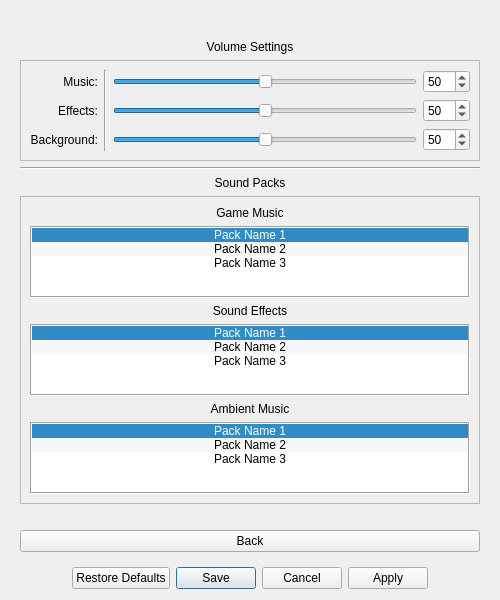
<?xml version="1.0" encoding="UTF-8"?>
<ui version="4.0">
 <class>Dialog</class>
 <widget class="QDialog" name="Dialog">
  <property name="windowModality">
   <enum>Qt::WindowModality::ApplicationModal</enum>
  </property>
  <property name="geometry">
   <rect>
    <x>0</x>
    <y>0</y>
    <width>500</width>
    <height>600</height>
   </rect>
  </property>
  <property name="windowTitle">
   <string>Dialog</string>
  </property>
  <property name="modal">
   <bool>true</bool>
  </property>
  <layout class="QVBoxLayout" name="verticalLayout">
   <item>
    <widget class="QStackedWidget" name="stackedWidget">
     <property name="currentIndex">
      <number>2</number>
     </property>
     <widget class="QWidget" name="page">
      <layout class="QGridLayout" name="gridLayout" rowstretch="3,2,2,2,3" columnstretch="1,2,1">
       <item row="2" column="1">
        <widget class="QPushButton" name="audioButton">
         <property name="sizePolicy">
          <sizepolicy hsizetype="Minimum" vsizetype="Preferred">
           <horstretch>0</horstretch>
           <verstretch>0</verstretch>
          </sizepolicy>
         </property>
         <property name="font">
          <font>
           <pointsize>18</pointsize>
           <bold>true</bold>
          </font>
         </property>
         <property name="text">
          <string>Audio Options</string>
         </property>
        </widget>
       </item>
       <item row="2" column="0">
        <spacer name="horizontalSpacer">
         <property name="orientation">
          <enum>Qt::Orientation::Horizontal</enum>
         </property>
         <property name="sizeHint" stdset="0">
          <size>
           <width>40</width>
           <height>20</height>
          </size>
         </property>
        </spacer>
       </item>
       <item row="4" column="1">
        <spacer name="verticalSpacer_2">
         <property name="orientation">
          <enum>Qt::Orientation::Vertical</enum>
         </property>
         <property name="sizeHint" stdset="0">
          <size>
           <width>20</width>
           <height>40</height>
          </size>
         </property>
        </spacer>
       </item>
       <item row="0" column="1">
        <spacer name="verticalSpacer">
         <property name="orientation">
          <enum>Qt::Orientation::Vertical</enum>
         </property>
         <property name="sizeHint" stdset="0">
          <size>
           <width>20</width>
           <height>40</height>
          </size>
         </property>
        </spacer>
       </item>
       <item row="3" column="1">
        <widget class="QPushButton" name="graphicsButton">
         <property name="sizePolicy">
          <sizepolicy hsizetype="Minimum" vsizetype="Preferred">
           <horstretch>0</horstretch>
           <verstretch>0</verstretch>
          </sizepolicy>
         </property>
         <property name="font">
          <font>
           <pointsize>18</pointsize>
           <bold>true</bold>
          </font>
         </property>
         <property name="text">
          <string>Graphical Options</string>
         </property>
        </widget>
       </item>
       <item row="1" column="1">
        <widget class="QPushButton" name="gameplayButton">
         <property name="sizePolicy">
          <sizepolicy hsizetype="Minimum" vsizetype="Preferred">
           <horstretch>0</horstretch>
           <verstretch>0</verstretch>
          </sizepolicy>
         </property>
         <property name="font">
          <font>
           <pointsize>18</pointsize>
           <bold>true</bold>
          </font>
         </property>
         <property name="text">
          <string>Gameplay Options</string>
         </property>
        </widget>
       </item>
       <item row="2" column="2">
        <spacer name="horizontalSpacer_2">
         <property name="orientation">
          <enum>Qt::Orientation::Horizontal</enum>
         </property>
         <property name="sizeHint" stdset="0">
          <size>
           <width>40</width>
           <height>20</height>
          </size>
         </property>
        </spacer>
       </item>
      </layout>
     </widget>
     <widget class="QWidget" name="page_2">
      <layout class="QVBoxLayout" name="verticalLayout_2" stretch="1,0,1,1,0">
       <item>
        <spacer name="verticalSpacer_3">
         <property name="orientation">
          <enum>Qt::Orientation::Vertical</enum>
         </property>
         <property name="sizeHint" stdset="0">
          <size>
           <width>20</width>
           <height>40</height>
          </size>
         </property>
        </spacer>
       </item>
       <item>
        <widget class="QLabel" name="label">
         <property name="text">
          <string>Information Utilities</string>
         </property>
         <property name="alignment">
          <set>Qt::AlignmentFlag::AlignCenter</set>
         </property>
        </widget>
       </item>
       <item>
        <widget class="QFrame" name="frame">
         <property name="frameShape">
          <enum>QFrame::Shape::StyledPanel</enum>
         </property>
         <property name="frameShadow">
          <enum>QFrame::Shadow::Raised</enum>
         </property>
         <layout class="QGridLayout" name="gridLayout_2">
          <item row="1" column="2">
           <widget class="QComboBox" name="UnitDataComboBox">
            <item>
             <property name="text">
              <string>None</string>
             </property>
            </item>
            <item>
             <property name="text">
              <string>Less Information</string>
             </property>
            </item>
            <item>
             <property name="text">
              <string>More Information</string>
             </property>
            </item>
           </widget>
          </item>
          <item row="0" column="0">
           <widget class="QLabel" name="label_2">
            <property name="text">
             <string>Debugging Mode:</string>
            </property>
            <property name="alignment">
             <set>Qt::AlignmentFlag::AlignRight|Qt::AlignmentFlag::AlignTrailing|Qt::AlignmentFlag::AlignVCenter</set>
            </property>
           </widget>
          </item>
          <item row="0" column="2">
           <widget class="QComboBox" name="DebuggingModeComboBox">
            <item>
             <property name="text">
              <string>None</string>
             </property>
            </item>
            <item>
             <property name="text">
              <string>Basic</string>
             </property>
            </item>
            <item>
             <property name="text">
              <string>Advanced</string>
             </property>
            </item>
           </widget>
          </item>
          <item row="1" column="0">
           <widget class="QLabel" name="label_3">
            <property name="text">
             <string>Unit Data Displays:</string>
            </property>
            <property name="alignment">
             <set>Qt::AlignmentFlag::AlignRight|Qt::AlignmentFlag::AlignTrailing|Qt::AlignmentFlag::AlignVCenter</set>
            </property>
           </widget>
          </item>
          <item row="2" column="0">
           <widget class="QLabel" name="label_4">
            <property name="text">
             <string>Foe Data Displays:</string>
            </property>
            <property name="alignment">
             <set>Qt::AlignmentFlag::AlignRight|Qt::AlignmentFlag::AlignTrailing|Qt::AlignmentFlag::AlignVCenter</set>
            </property>
           </widget>
          </item>
          <item row="0" column="1" rowspan="3">
           <widget class="Line" name="line_2">
            <property name="orientation">
             <enum>Qt::Orientation::Vertical</enum>
            </property>
           </widget>
          </item>
          <item row="2" column="2">
           <widget class="QComboBox" name="FoeDataComboBox">
            <item>
             <property name="text">
              <string>None</string>
             </property>
            </item>
            <item>
             <property name="text">
              <string>Less Information</string>
             </property>
            </item>
            <item>
             <property name="text">
              <string>More Information</string>
             </property>
            </item>
           </widget>
          </item>
         </layout>
        </widget>
       </item>
       <item>
        <spacer name="verticalSpacer_4">
         <property name="orientation">
          <enum>Qt::Orientation::Vertical</enum>
         </property>
         <property name="sizeHint" stdset="0">
          <size>
           <width>20</width>
           <height>40</height>
          </size>
         </property>
        </spacer>
       </item>
       <item>
        <widget class="QPushButton" name="pushButton_6">
         <property name="text">
          <string>Back</string>
         </property>
        </widget>
       </item>
      </layout>
     </widget>
     <widget class="QWidget" name="page_3">
      <layout class="QVBoxLayout" name="verticalLayout_3" stretch="1,0,1,0,0,1,1,0">
       <item>
        <spacer name="verticalSpacer_5">
         <property name="orientation">
          <enum>Qt::Orientation::Vertical</enum>
         </property>
         <property name="sizeHint" stdset="0">
          <size>
           <width>20</width>
           <height>40</height>
          </size>
         </property>
        </spacer>
       </item>
       <item>
        <widget class="QLabel" name="label_5">
         <property name="text">
          <string>Volume Settings</string>
         </property>
         <property name="alignment">
          <set>Qt::AlignmentFlag::AlignCenter</set>
         </property>
        </widget>
       </item>
       <item>
        <widget class="QFrame" name="frame_2">
         <property name="frameShape">
          <enum>QFrame::Shape::StyledPanel</enum>
         </property>
         <property name="frameShadow">
          <enum>QFrame::Shadow::Raised</enum>
         </property>
         <layout class="QGridLayout" name="gridLayout_3">
          <item row="1" column="2">
           <widget class="QSlider" name="EffectsSlider">
            <property name="maximum">
             <number>100</number>
            </property>
            <property name="value">
             <number>50</number>
            </property>
            <property name="orientation">
             <enum>Qt::Orientation::Horizontal</enum>
            </property>
           </widget>
          </item>
          <item row="0" column="2">
           <widget class="QSlider" name="MusicSlider">
            <property name="maximum">
             <number>100</number>
            </property>
            <property name="sliderPosition">
             <number>50</number>
            </property>
            <property name="orientation">
             <enum>Qt::Orientation::Horizontal</enum>
            </property>
           </widget>
          </item>
          <item row="1" column="0">
           <widget class="QLabel" name="label_8">
            <property name="text">
             <string>Effects:</string>
            </property>
            <property name="alignment">
             <set>Qt::AlignmentFlag::AlignRight|Qt::AlignmentFlag::AlignTrailing|Qt::AlignmentFlag::AlignVCenter</set>
            </property>
           </widget>
          </item>
          <item row="0" column="1" rowspan="3">
           <widget class="Line" name="line_3">
            <property name="orientation">
             <enum>Qt::Orientation::Vertical</enum>
            </property>
           </widget>
          </item>
          <item row="0" column="0">
           <widget class="QLabel" name="label_7">
            <property name="text">
             <string>Music:</string>
            </property>
            <property name="alignment">
             <set>Qt::AlignmentFlag::AlignRight|Qt::AlignmentFlag::AlignTrailing|Qt::AlignmentFlag::AlignVCenter</set>
            </property>
           </widget>
          </item>
          <item row="2" column="0">
           <widget class="QLabel" name="label_9">
            <property name="text">
             <string>Background:</string>
            </property>
            <property name="alignment">
             <set>Qt::AlignmentFlag::AlignRight|Qt::AlignmentFlag::AlignTrailing|Qt::AlignmentFlag::AlignVCenter</set>
            </property>
           </widget>
          </item>
          <item row="2" column="2">
           <widget class="QSlider" name="BackgroundSlider">
            <property name="maximum">
             <number>100</number>
            </property>
            <property name="value">
             <number>50</number>
            </property>
            <property name="orientation">
             <enum>Qt::Orientation::Horizontal</enum>
            </property>
           </widget>
          </item>
          <item row="0" column="3">
           <widget class="QSpinBox" name="MusicSpinBox">
            <property name="maximum">
             <number>100</number>
            </property>
            <property name="value">
             <number>50</number>
            </property>
           </widget>
          </item>
          <item row="1" column="3">
           <widget class="QSpinBox" name="EffectsSpinBox">
            <property name="maximum">
             <number>100</number>
            </property>
            <property name="value">
             <number>50</number>
            </property>
           </widget>
          </item>
          <item row="2" column="3">
           <widget class="QSpinBox" name="BackgroundSpinBox">
            <property name="maximum">
             <number>100</number>
            </property>
            <property name="value">
             <number>50</number>
            </property>
           </widget>
          </item>
         </layout>
        </widget>
       </item>
       <item>
        <widget class="Line" name="line">
         <property name="orientation">
          <enum>Qt::Orientation::Horizontal</enum>
         </property>
        </widget>
       </item>
       <item>
        <widget class="QLabel" name="label_6">
         <property name="text">
          <string>Sound Packs</string>
         </property>
         <property name="alignment">
          <set>Qt::AlignmentFlag::AlignCenter</set>
         </property>
        </widget>
       </item>
       <item>
        <widget class="QFrame" name="frame_3">
         <property name="frameShape">
          <enum>QFrame::Shape::StyledPanel</enum>
         </property>
         <property name="frameShadow">
          <enum>QFrame::Shadow::Raised</enum>
         </property>
         <layout class="QVBoxLayout" name="verticalLayout_5" stretch="0,1,0,1,0,1">
          <item>
           <widget class="QLabel" name="label_10">
            <property name="text">
             <string>Game Music</string>
            </property>
            <property name="alignment">
             <set>Qt::AlignmentFlag::AlignCenter</set>
            </property>
           </widget>
          </item>
          <item>
           <widget class="QListWidget" name="GameMusicList">
            <property name="layoutDirection">
             <enum>Qt::LayoutDirection::RightToLeft</enum>
            </property>
            <property name="frameShape">
             <enum>QFrame::Shape::Box</enum>
            </property>
            <property name="editTriggers">
             <set>QAbstractItemView::EditTrigger::SelectedClicked</set>
            </property>
            <property name="showDropIndicator" stdset="0">
             <bool>true</bool>
            </property>
            <property name="alternatingRowColors">
             <bool>true</bool>
            </property>
            <property name="selectionMode">
             <enum>QAbstractItemView::SelectionMode::MultiSelection</enum>
            </property>
            <property name="selectionBehavior">
             <enum>QAbstractItemView::SelectionBehavior::SelectRows</enum>
            </property>
            <property name="resizeMode">
             <enum>QListView::ResizeMode::Fixed</enum>
            </property>
            <property name="viewMode">
             <enum>QListView::ViewMode::ListMode</enum>
            </property>
            <property name="modelColumn">
             <number>0</number>
            </property>
            <property name="uniformItemSizes">
             <bool>true</bool>
            </property>
            <property name="selectionRectVisible">
             <bool>false</bool>
            </property>
            <property name="currentRow">
             <number>0</number>
            </property>
            <item>
             <property name="text">
              <string>Pack Name 1</string>
             </property>
             <property name="textAlignment">
              <set>AlignCenter</set>
             </property>
            </item>
            <item>
             <property name="text">
              <string>Pack Name 2</string>
             </property>
             <property name="textAlignment">
              <set>AlignCenter</set>
             </property>
            </item>
            <item>
             <property name="text">
              <string>Pack Name 3</string>
             </property>
             <property name="textAlignment">
              <set>AlignCenter</set>
             </property>
            </item>
           </widget>
          </item>
          <item>
           <widget class="QLabel" name="label_11">
            <property name="text">
             <string>Sound Effects</string>
            </property>
            <property name="alignment">
             <set>Qt::AlignmentFlag::AlignCenter</set>
            </property>
           </widget>
          </item>
          <item>
           <widget class="QListWidget" name="SoundEffectsList">
            <property name="layoutDirection">
             <enum>Qt::LayoutDirection::RightToLeft</enum>
            </property>
            <property name="frameShape">
             <enum>QFrame::Shape::Box</enum>
            </property>
            <property name="editTriggers">
             <set>QAbstractItemView::EditTrigger::SelectedClicked</set>
            </property>
            <property name="showDropIndicator" stdset="0">
             <bool>true</bool>
            </property>
            <property name="alternatingRowColors">
             <bool>true</bool>
            </property>
            <property name="selectionMode">
             <enum>QAbstractItemView::SelectionMode::MultiSelection</enum>
            </property>
            <property name="selectionBehavior">
             <enum>QAbstractItemView::SelectionBehavior::SelectRows</enum>
            </property>
            <property name="resizeMode">
             <enum>QListView::ResizeMode::Fixed</enum>
            </property>
            <property name="viewMode">
             <enum>QListView::ViewMode::ListMode</enum>
            </property>
            <property name="modelColumn">
             <number>0</number>
            </property>
            <property name="uniformItemSizes">
             <bool>true</bool>
            </property>
            <property name="selectionRectVisible">
             <bool>false</bool>
            </property>
            <property name="currentRow">
             <number>0</number>
            </property>
            <item>
             <property name="text">
              <string>Pack Name 1</string>
             </property>
             <property name="textAlignment">
              <set>AlignCenter</set>
             </property>
            </item>
            <item>
             <property name="text">
              <string>Pack Name 2</string>
             </property>
             <property name="textAlignment">
              <set>AlignCenter</set>
             </property>
            </item>
            <item>
             <property name="text">
              <string>Pack Name 3</string>
             </property>
             <property name="textAlignment">
              <set>AlignCenter</set>
             </property>
            </item>
           </widget>
          </item>
          <item>
           <widget class="QLabel" name="label_12">
            <property name="text">
             <string>Ambient Music</string>
            </property>
            <property name="alignment">
             <set>Qt::AlignmentFlag::AlignCenter</set>
            </property>
           </widget>
          </item>
          <item>
           <widget class="QListWidget" name="AmbientList">
            <property name="layoutDirection">
             <enum>Qt::LayoutDirection::RightToLeft</enum>
            </property>
            <property name="frameShape">
             <enum>QFrame::Shape::Box</enum>
            </property>
            <property name="editTriggers">
             <set>QAbstractItemView::EditTrigger::SelectedClicked</set>
            </property>
            <property name="showDropIndicator" stdset="0">
             <bool>true</bool>
            </property>
            <property name="alternatingRowColors">
             <bool>true</bool>
            </property>
            <property name="selectionMode">
             <enum>QAbstractItemView::SelectionMode::MultiSelection</enum>
            </property>
            <property name="selectionBehavior">
             <enum>QAbstractItemView::SelectionBehavior::SelectRows</enum>
            </property>
            <property name="resizeMode">
             <enum>QListView::ResizeMode::Fixed</enum>
            </property>
            <property name="viewMode">
             <enum>QListView::ViewMode::ListMode</enum>
            </property>
            <property name="modelColumn">
             <number>0</number>
            </property>
            <property name="uniformItemSizes">
             <bool>true</bool>
            </property>
            <property name="selectionRectVisible">
             <bool>false</bool>
            </property>
            <property name="currentRow">
             <number>0</number>
            </property>
            <item>
             <property name="text">
              <string>Pack Name 1</string>
             </property>
             <property name="textAlignment">
              <set>AlignCenter</set>
             </property>
            </item>
            <item>
             <property name="text">
              <string>Pack Name 2</string>
             </property>
             <property name="textAlignment">
              <set>AlignCenter</set>
             </property>
            </item>
            <item>
             <property name="text">
              <string>Pack Name 3</string>
             </property>
             <property name="textAlignment">
              <set>AlignCenter</set>
             </property>
            </item>
           </widget>
          </item>
         </layout>
        </widget>
       </item>
       <item>
        <spacer name="verticalSpacer_6">
         <property name="orientation">
          <enum>Qt::Orientation::Vertical</enum>
         </property>
         <property name="sizeHint" stdset="0">
          <size>
           <width>20</width>
           <height>40</height>
          </size>
         </property>
        </spacer>
       </item>
       <item>
        <widget class="QPushButton" name="pushButton_5">
         <property name="text">
          <string>Back</string>
         </property>
        </widget>
       </item>
      </layout>
     </widget>
     <widget class="QWidget" name="page_4">
      <layout class="QVBoxLayout" name="verticalLayout_4" stretch="1,0,1,1,0">
       <item>
        <spacer name="verticalSpacer_7">
         <property name="orientation">
          <enum>Qt::Orientation::Vertical</enum>
         </property>
         <property name="sizeHint" stdset="0">
          <size>
           <width>20</width>
           <height>40</height>
          </size>
         </property>
        </spacer>
       </item>
       <item>
        <widget class="QLabel" name="label_13">
         <property name="text">
          <string>Themes</string>
         </property>
         <property name="alignment">
          <set>Qt::AlignmentFlag::AlignCenter</set>
         </property>
        </widget>
       </item>
       <item>
        <widget class="QFrame" name="frame_4">
         <property name="frameShape">
          <enum>QFrame::Shape::StyledPanel</enum>
         </property>
         <property name="frameShadow">
          <enum>QFrame::Shadow::Raised</enum>
         </property>
         <layout class="QVBoxLayout" name="verticalLayout_6" stretch="0,1,0,1,0,1">
          <item>
           <widget class="QLabel" name="label_14">
            <property name="text">
             <string>Interface Theme</string>
            </property>
            <property name="alignment">
             <set>Qt::AlignmentFlag::AlignCenter</set>
            </property>
           </widget>
          </item>
          <item>
           <widget class="QListWidget" name="InterfaceThemeList">
            <property name="alternatingRowColors">
             <bool>true</bool>
            </property>
            <property name="currentRow">
             <number>0</number>
            </property>
            <item>
             <property name="text">
              <string>Theme Name 1</string>
             </property>
             <property name="textAlignment">
              <set>AlignCenter</set>
             </property>
            </item>
            <item>
             <property name="text">
              <string>Theme Name 2</string>
             </property>
             <property name="textAlignment">
              <set>AlignCenter</set>
             </property>
            </item>
            <item>
             <property name="text">
              <string>Theme Name 3</string>
             </property>
             <property name="textAlignment">
              <set>AlignCenter</set>
             </property>
            </item>
           </widget>
          </item>
          <item>
           <widget class="QLabel" name="label_15">
            <property name="text">
             <string>Unit Theme</string>
            </property>
            <property name="alignment">
             <set>Qt::AlignmentFlag::AlignCenter</set>
            </property>
           </widget>
          </item>
          <item>
           <widget class="QListWidget" name="UnitThemeList">
            <property name="alternatingRowColors">
             <bool>true</bool>
            </property>
            <property name="currentRow">
             <number>0</number>
            </property>
            <item>
             <property name="text">
              <string>Theme Name 1</string>
             </property>
             <property name="textAlignment">
              <set>AlignCenter</set>
             </property>
            </item>
            <item>
             <property name="text">
              <string>Theme Name 2</string>
             </property>
             <property name="textAlignment">
              <set>AlignCenter</set>
             </property>
            </item>
            <item>
             <property name="text">
              <string>Theme Name 3</string>
             </property>
             <property name="textAlignment">
              <set>AlignCenter</set>
             </property>
            </item>
           </widget>
          </item>
          <item>
           <widget class="QLabel" name="label_16">
            <property name="text">
             <string>Environment Theme</string>
            </property>
            <property name="alignment">
             <set>Qt::AlignmentFlag::AlignCenter</set>
            </property>
           </widget>
          </item>
          <item>
           <widget class="QListWidget" name="EnvironmentThemeList">
            <property name="alternatingRowColors">
             <bool>true</bool>
            </property>
            <property name="currentRow">
             <number>0</number>
            </property>
            <item>
             <property name="text">
              <string>Theme Name 1</string>
             </property>
             <property name="textAlignment">
              <set>AlignCenter</set>
             </property>
            </item>
            <item>
             <property name="text">
              <string>Theme Name 2</string>
             </property>
             <property name="textAlignment">
              <set>AlignCenter</set>
             </property>
            </item>
            <item>
             <property name="text">
              <string>Theme Name 3</string>
             </property>
             <property name="textAlignment">
              <set>AlignCenter</set>
             </property>
            </item>
           </widget>
          </item>
         </layout>
        </widget>
       </item>
       <item>
        <spacer name="verticalSpacer_8">
         <property name="orientation">
          <enum>Qt::Orientation::Vertical</enum>
         </property>
         <property name="sizeHint" stdset="0">
          <size>
           <width>20</width>
           <height>40</height>
          </size>
         </property>
        </spacer>
       </item>
       <item>
        <widget class="QPushButton" name="pushButton_4">
         <property name="text">
          <string>Back</string>
         </property>
        </widget>
       </item>
      </layout>
     </widget>
    </widget>
   </item>
   <item>
    <widget class="QDialogButtonBox" name="buttonBox">
     <property name="standardButtons">
      <set>QDialogButtonBox::StandardButton::Apply|QDialogButtonBox::StandardButton::Cancel|QDialogButtonBox::StandardButton::RestoreDefaults|QDialogButtonBox::StandardButton::Save</set>
     </property>
     <property name="centerButtons">
      <bool>true</bool>
     </property>
    </widget>
   </item>
  </layout>
 </widget>
 <resources/>
 <connections>
  <connection>
   <sender>buttonBox</sender>
   <signal>accepted()</signal>
   <receiver>Dialog</receiver>
   <slot>accept()</slot>
   <hints>
    <hint type="sourcelabel">
     <x>249</x>
     <y>578</y>
    </hint>
    <hint type="destinationlabel">
     <x>249</x>
     <y>299</y>
    </hint>
   </hints>
  </connection>
  <connection>
   <sender>buttonBox</sender>
   <signal>rejected()</signal>
   <receiver>Dialog</receiver>
   <slot>reject()</slot>
   <hints>
    <hint type="sourcelabel">
     <x>249</x>
     <y>578</y>
    </hint>
    <hint type="destinationlabel">
     <x>249</x>
     <y>299</y>
    </hint>
   </hints>
  </connection>
  <connection>
   <sender>MusicSlider</sender>
   <signal>valueChanged(int)</signal>
   <receiver>MusicSpinBox</receiver>
   <slot>setValue(int)</slot>
   <hints>
    <hint type="sourcelabel">
     <x>251</x>
     <y>96</y>
    </hint>
    <hint type="destinationlabel">
     <x>435</x>
     <y>96</y>
    </hint>
   </hints>
  </connection>
  <connection>
   <sender>MusicSpinBox</sender>
   <signal>valueChanged(int)</signal>
   <receiver>MusicSlider</receiver>
   <slot>setValue(int)</slot>
   <hints>
    <hint type="sourcelabel">
     <x>435</x>
     <y>96</y>
    </hint>
    <hint type="destinationlabel">
     <x>251</x>
     <y>96</y>
    </hint>
   </hints>
  </connection>
  <connection>
   <sender>EffectsSpinBox</sender>
   <signal>valueChanged(int)</signal>
   <receiver>EffectsSlider</receiver>
   <slot>setValue(int)</slot>
   <hints>
    <hint type="sourcelabel">
     <x>435</x>
     <y>126</y>
    </hint>
    <hint type="destinationlabel">
     <x>251</x>
     <y>126</y>
    </hint>
   </hints>
  </connection>
  <connection>
   <sender>EffectsSlider</sender>
   <signal>valueChanged(int)</signal>
   <receiver>EffectsSpinBox</receiver>
   <slot>setValue(int)</slot>
   <hints>
    <hint type="sourcelabel">
     <x>251</x>
     <y>126</y>
    </hint>
    <hint type="destinationlabel">
     <x>435</x>
     <y>126</y>
    </hint>
   </hints>
  </connection>
  <connection>
   <sender>BackgroundSlider</sender>
   <signal>valueChanged(int)</signal>
   <receiver>BackgroundSpinBox</receiver>
   <slot>setValue(int)</slot>
   <hints>
    <hint type="sourcelabel">
     <x>251</x>
     <y>156</y>
    </hint>
    <hint type="destinationlabel">
     <x>435</x>
     <y>156</y>
    </hint>
   </hints>
  </connection>
  <connection>
   <sender>BackgroundSpinBox</sender>
   <signal>valueChanged(int)</signal>
   <receiver>BackgroundSlider</receiver>
   <slot>setValue(int)</slot>
   <hints>
    <hint type="sourcelabel">
     <x>435</x>
     <y>156</y>
    </hint>
    <hint type="destinationlabel">
     <x>251</x>
     <y>156</y>
    </hint>
   </hints>
  </connection>
 </connections>
</ui>
